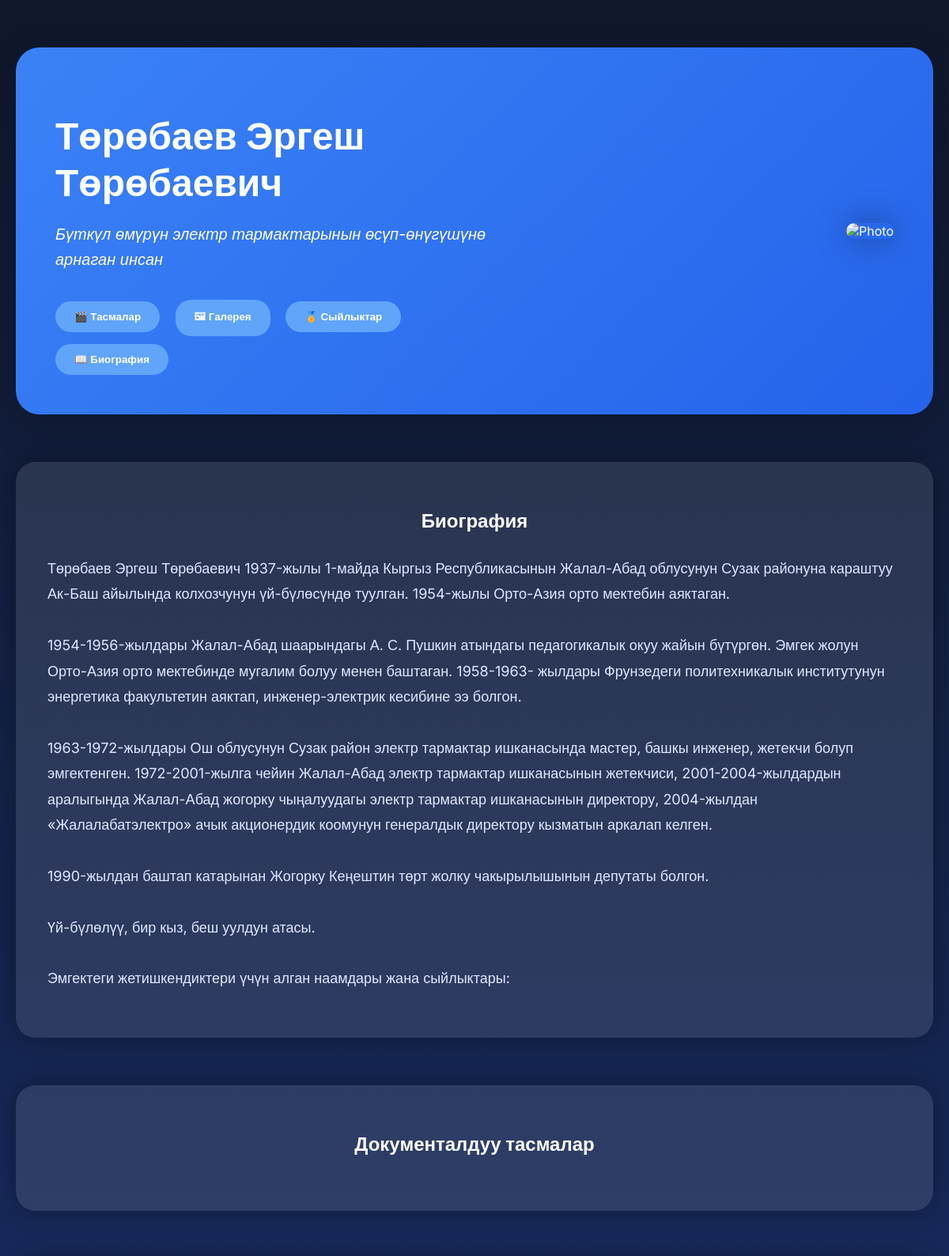
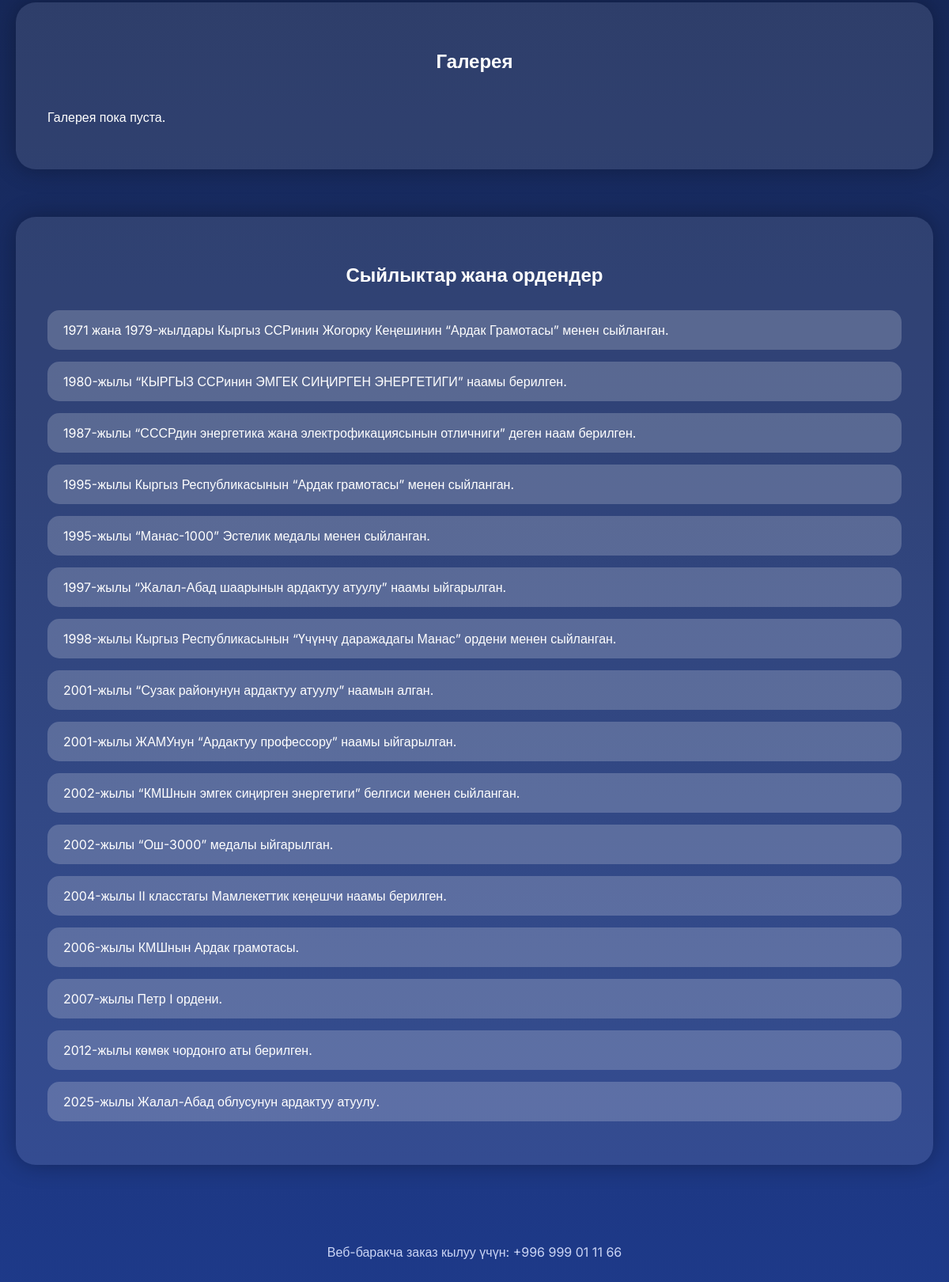
The page / on the database its author committed (2 pictures, top to bottom).
### biography/models.py (models this page shows, shortened)
class Bio(models.Model):
    full_name = models.CharField(max_length=255)
    main_photo = CloudinaryField('image', blank=True, null=True)
    quote = models.TextField(blank=True, null=True)

class BioItem(models.Model):
    ITEM_TYPES = (
        ('text', 'Text'),
        ('photo', 'Photo'),
        ('video', 'Video'),  # добавили тип для YouTube
    )
    bio = models.ForeignKey(Bio, related_name='items', on_delete=models.CASCADE)
    item_type = models.CharField(max_length=10, choices=ITEM_TYPES)
    text = models.TextField(blank=True, null=True)
    image = CloudinaryField('image', blank=True, null=True)
    image_description = models.TextField(blank=True, null=True)
    youtube_url = models.URLField(blank=True, null=True)

### biography/views.py (the view, shortened to what this page needs)
# urls.py: path('', home, name='home'),
def home(request):
    bio = Bio.objects.first()
    if not bio:
        return render(request, "home.html", {"bio": None})
    items = bio.items.all()
    first_text = None
    hero_photo = None
    remaining_items = []
    for item in items:
        if item.item_type == 'photo' and not hero_photo:
            hero_photo = item
        elif item.item_type == 'text' and not first_text:
            first_text = item
        else:
            remaining_items.append(item)
    achievement_texts = [
        "1971 жана 1979-жылдары Кыргыз ССРинин Жогорку Кеңешинин “Ардак Грамотасы” менен сыйланган.",
        "1980-жылы “КЫРГЫЗ ССРинин ЭМГЕК СИҢИРГЕН ЭНЕРГЕТИГИ” наамы берилген.",
        "1987-жылы “СССРдин энергетика жана электрофикациясынын отличниги” деген наам берилген.",
        "1995-жылы Кыргыз Республикасынын “Ардак грамотасы” менен сыйланган.",
        "1995-жылы “Манас-1000” Эстелик медалы менен сыйланган.",
        "1997-жылы “Жалал-Абад шаарынын ардактуу атуулу” наамы ыйгарылган.",
        "1998-жылы Кыргыз Республикасынын “Үчүнчү даражадагы Манас” ордени менен сыйланган.",
        "2001-жылы “Сузак районунун ардактуу атуулу” наамын алган.",
        "2001-жылы ЖАМУнун “Ардактуу профессору” наамы ыйгарылган.",
        "2002-жылы “КМШнын эмгек сиңирген энергетиги” белгиси менен сыйланган.",
        "2002-жылы “Ош-3000” медалы ыйгарылган.",
        "2004-жылы II класстагы Мамлекеттик кеңешчи наамы берилген.",
        "2006-жылы КМШнын Ардак грамотасы.",
        "2007-жылы Петр I ордени.",
        "2012-жылы көмөк чордонго аты берилген.",
        "2025-жылы Жалал-Абад облусунун ардактуу атуулу."
    ]
    achievements = [{"text": a} for a in achievement_texts]
    return render(request, "home.html", {
        "bio": bio,
        "hero_photo": hero_photo,
        "first_text": first_text,
        "remaining_items": remaining_items,
        "achievements": achievements
    })

### biography/templates/home.html (shortened to what this page needs)
{% load static %}
<!DOCTYPE html>
<html lang="ru">
<head>
</head>
<body>
<div class="container">
<div class="hero">
    <div class="hero-text">
        <h1>{{ bio.full_name }}</h1>
        {% if bio.quote %}
        <p><em>{{ bio.quote }}</em></p>
        {% endif %}
        <div class="hero-buttons">
            <button onclick="scrollToSection('videos')">🎬 Тасмалар</button>
            <button onclick="scrollToSection('gallery')">🖼 Галерея</button>
            <button onclick="scrollToSection('achievements')">🏅 Сыйлыктар</button>
            <button onclick="scrollToSection('bio')">📖 Биография</button>
        </div>
    </div>
    <div class="hero-photo">
        {% if bio.main_photo %}
        <img src="{{ bio.main_photo.url }}" alt="Photo">
        {% endif %}
    </div>
</div>
<div id="bio" class="section">
<h2>Биография</h2>
{% if first_text %}
<p class="text-block">{{ first_text.text }}</p>
{% endif %}
</div>
<div id="videos" class="section">
<h2>Документалдуу тасмалар</h2>
</div>
<div id="gallery" class="section">
<h2>Галерея</h2>
<div class="gallery">
    {% if bio.gallery_photos.exists %}
        {% for photo in bio.gallery_photos.all %}
        <div class="gallery-item">
            <img src="{{ photo.image.url }}" alt="{{ photo.description }}">
            {% if photo.description %}
            <div class="desc">{{ photo.description }}</div>
            {% endif %}
        </div>
        {% endfor %}
    {% else %}
        <p>Галерея пока пуста.</p>
    {% endif %}
</div>
</div>
<div id="achievements" class="section">
<h2>Сыйлыктар жана ордендер</h2>
{% for a in achievements %}
<div class="achievement-item">{{ a.text }}</div>
{% endfor %}
</div>
<div class="footer">
<p>Веб-баракча заказ кылуу үчүн: +996 999 01 11 66</p>
</div>
</div>
</body>
</html>

### biography/templates/home.html (style rules this page uses)
body { margin: 0; font-family: "Inter", sans-serif; background: linear-gradient(180deg, #0f172a, #1e3a8a); color: white; overflow-x: hidden; }
.container { max-width: 1200px; margin: auto; padding: 60px 20px; }
.hero { display: flex; gap: 40px; align-items: center; justify-content: space-between; background: linear-gradient(135deg, #3b82f6, #2563eb); border-radius: 30px; padding: 50px; box-shadow: 0 15px 50px rgba(0,0,0,0.2); }
.hero-text { max-width: 600px; animation: fadeInLeft 1.5s ease; }
.hero-text h1 { font-size: 48px; margin-bottom: 10px; }
.hero-text p { font-size: 20px; line-height: 1.6; margin-bottom: 25px; }
.hero-buttons button { margin-right: 15px; margin-top: 10px; padding: 12px 24px; border-radius: 20px; border: none; font-weight: 600; cursor: pointer; background: #60a5fa; color: white; transition: 0.3s; }
.hero-photo img { width: 320px; border-radius: 25px; box-shadow: 0 0 40px rgba(0,0,0,0.4); animation: fadeInRight 1.5s ease; }
.section { margin-top: 60px; background: rgba(255,255,255,0.1); padding: 40px; border-radius: 25px; box-shadow: 0 0 30px rgba(0,0,0,0.3); }
.section h2 { text-align: center; margin-bottom: 30px; }
.text-block { font-size: 18px; line-height: 1.8; color: #e0e7ff; white-space: pre-line; }
.gallery { display: grid; grid-template-columns: repeat(auto-fit, minmax(250px, 1fr)); gap: 20px; }
.achievement-item { background: rgba(255,255,255,0.2); padding: 15px 20px; border-radius: 15px; margin-bottom: 15px; }
.footer { text-align: center; margin-top: 60px; color: #cbd5f5; }

### rows shown on the page
Bio: full_name "Төрөбаев Эргеш Төрөбаевич", quote "Бүткүл өмүрүн электр тармактарынын өсүп-өнүгүшүнө арнаган инсан"
BioItem: text "Төрөбаев Эргеш Төрөбаевич 1937-жылы 1-майда Кыргыз Республикасынын Жалал-Абад облусунун Сузак районуна караштуу Ак-Баш айылында колхозчунун үй-бүлөсүндө туулган. 1954-жылы Орто-Азия орто мектебин аяктаган. 1954-1956-жылдары Жалал-Абад шаарындагы А. С. Пушкин атындагы педагогикалык окуу жайын бүтүргөн. Эмгек жолун Орто-Азия орто мектебинде мугалим болуу менен баштаган. 1958-1963- жылдары Фрунзедеги политехникалык институтунун энергетика факультетин аяктап, инженер-электрик кесибине ээ болгон. 1963-1972-жылдары Ош облусунун Сузак район электр тармактар ишканасында мастер, башкы инженер, жетекчи болуп эмгектенген. 1972-2001-жылга чейин Жалал-Абад электр тармактар ишканасынын жетекчиси,…"

### other values the page prints
{{ a.text }} "1971 жана 1979-жылдары Кыргыз ССРинин Жогорку Кеңешинин “Ардак Грамотасы” менен сыйланган." "1980-жылы “КЫРГЫЗ ССРинин ЭМГЕК СИҢИРГЕН ЭНЕРГЕТИГИ” наамы берилген." "1987-жылы “СССРдин энергетика жана электрофикациясынын отличниги” деген наам берилген." "1995-жылы Кыргыз Республикасынын “Ардак грамотасы” менен сыйланган." "1995-жылы “Манас-1000” Эстелик медалы менен сыйланган." "1997-жылы “Жалал-Абад шаарынын ардактуу атуулу” наамы ыйгарылган." "1998-жылы Кыргыз Республикасынын “Үчүнчү даражадагы Манас” ордени менен сыйланган." "2001-жылы “Сузак районунун ардактуу атуулу” наамын алган." "2001-жылы ЖАМУнун “Ардактуу профессору” наамы ыйгарылган." "2002-жылы “КМШнын эмгек сиңирген энергетиги” белгиси менен сыйланган." "2002-жылы “Ош-3000” медалы ыйгарылган." "2004-жылы II класстагы Мамлекеттик кеңешчи наамы берилген." "2006-жылы КМШнын Ардак грамотасы." "2007-жылы Петр I ордени." "2012-жылы көмөк чордонго аты берилген." "2025-жылы Жалал-Абад облусунун ардактуу атуулу."
